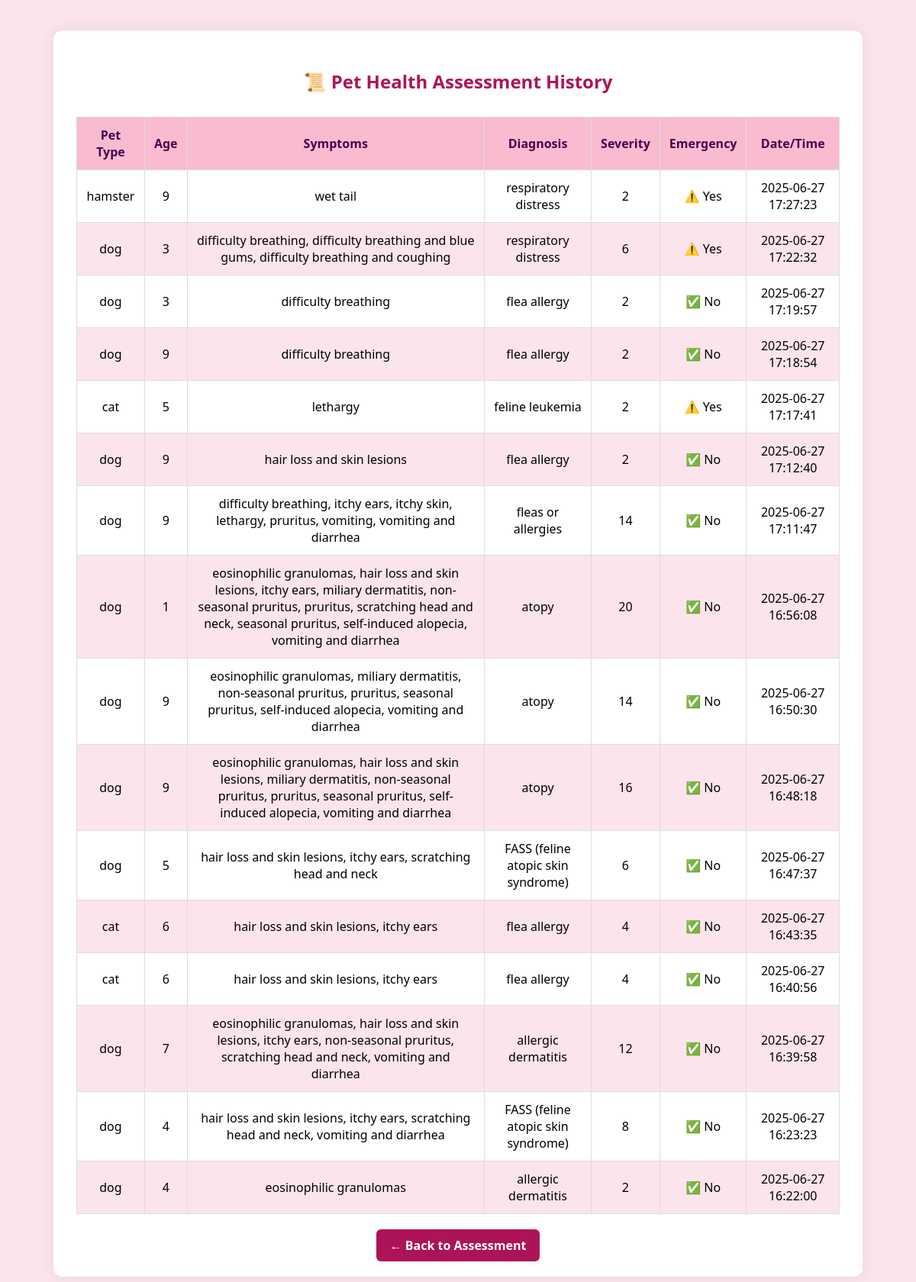
The app's page /history with its own data.
### tables this page shows
CREATE TABLE assessments (
    id INTEGER PRIMARY KEY AUTOINCREMENT,
    pet_type TEXT,
    age INTEGER,
    symptoms TEXT,
    conditions TEXT,
    severity_score INTEGER,
    emergency_flag INTEGER,
    timestamp DATETIME DEFAULT CURRENT_TIMESTAMP
);

### app.py (the view)
@app.route("/history")
def history():
    conn = sqlite3.connect("pet_health.db")
    cursor = conn.cursor()
    cursor.execute("SELECT * FROM assessments ORDER BY timestamp DESC")
    records = cursor.fetchall()
    conn.close()
    return render_template("history.html", records=records)

### templates/history.html (shortened to what this page needs)
<!DOCTYPE html>
<html>
<head>
    <link rel="stylesheet" href="{{ url_for('static', filename='css/history.css') }}">
</head>
<body>
    <div class="container">
        <h2>📜 Pet Health Assessment History</h2>
        {% if records %}
        <table>
            <thead>
                <tr>
                    <th>Pet Type</th>
                    <th>Age</th>
                    <th>Symptoms</th>
                    <th>Diagnosis</th>
                    <th>Severity</th>
                    <th>Emergency</th>
                    <th>Date/Time</th>
                </tr>
            </thead>
            <tbody>
                {% for row in records %}
                <tr>
                    <td>{{ row[1] }}</td>
                    <td>{{ row[2] }}</td>
                    <td>{{ row[3] }}</td>
                    <td>{{ row[4] }}</td>
                    <td>{{ row[5] }}</td>
                    <td>{% if row[6] %}⚠️ Yes{% else %}✅ No{% endif %}</td>
                    <td>{{ row[7] }}</td>
                </tr>
                {% endfor %}
            </tbody>
        </table>
        {% else %}
        <p class="no-records">No assessments recorded yet.</p>
        {% endif %}
        <div class="buttons">
            <a href="/" class="btn">← Back to Assessment</a>
        </div>
    </div>
</body>
</html>

### static/css/history.css (style rules this page uses)
body { background-color: #fce4ec; font-family: 'Segoe UI', sans-serif; margin: 0; padding: 40px 15px; }
.container { max-width: 1000px; background: white; margin: auto; padding: 30px; border-radius: 12px; box-shadow: 0 0 20px rgba(0, 0, 0, 0.08); animation: fadeIn 0.5s ease-in-out; }
h2 { text-align: center; color: #ad1457; margin-bottom: 30px; }
table { width: 100%; border-collapse: collapse; font-size: 16px; }
thead { background-color: #f8bbd0; color: #4a004f; }
th, td { padding: 12px; text-align: center; border: 1px solid #ddd; }
tbody tr:nth-child(even) { background-color: #fce4ec; }
.buttons { text-align: center; margin-top: 30px; }
.btn { background-color: #ad1457; color: white; padding: 10px 18px; text-decoration: none; border-radius: 6px; font-weight: bold; transition: background 0.3s ease; }

### records on screen
assessments: pet_type "hamster", age "9", symptoms "wet tail", conditions "respiratory distress", severity_score "2", emergency_flag "⚠️ Yes", timestamp "2025-06-27 17:27:23"
assessments: pet_type "dog", age "3", symptoms "difficulty breathing, difficulty breathing and blue gums, difficulty breathing and coughing", conditions "respiratory distress", severity_score "6", emergency_flag "⚠️ Yes", timestamp "2025-06-27 17:22:32"
assessments: pet_type "dog", age "3", symptoms "difficulty breathing", conditions "flea allergy", severity_score "2", emergency_flag "✅ No", timestamp "2025-06-27 17:19:57"
assessments: pet_type "dog", age "9", symptoms "difficulty breathing", conditions "flea allergy", severity_score "2", emergency_flag "✅ No", timestamp "2025-06-27 17:18:54"
assessments: pet_type "cat", age "5", symptoms "lethargy", conditions "feline leukemia", severity_score "2", emergency_flag "⚠️ Yes", timestamp "2025-06-27 17:17:41"
assessments: pet_type "dog", age "9", symptoms "hair loss and skin lesions", conditions "flea allergy", severity_score "2", emergency_flag "✅ No", timestamp "2025-06-27 17:12:40"
assessments: pet_type "dog", age "9", symptoms "difficulty breathing, itchy ears, itchy skin, lethargy, pruritus, vomiting, vomiting and diarrhea", conditions "fleas or allergies", severity_score "14", emergency_flag "✅ No", timestamp "2025-06-27 17:11:47"
assessments: pet_type "dog", age "1", symptoms "eosinophilic granulomas, hair loss and skin lesions, itchy ears, miliary dermatitis, non-seasonal pruritus, pruritus, scratching head and neck, seasonal pruritus, self-induced alopecia, vomiting and diarrhea", conditions "atopy", severity_score "20", emergency_flag "✅ No", timestamp "2025-06-27 16:56:08"
assessments: pet_type "dog", age "9", symptoms "eosinophilic granulomas, miliary dermatitis, non-seasonal pruritus, pruritus, seasonal pruritus, self-induced alopecia, vomiting and diarrhea", conditions "atopy", severity_score "14", emergency_flag "✅ No", timestamp "2025-06-27 16:50:30"
assessments: pet_type "dog", age "9", symptoms "eosinophilic granulomas, hair loss and skin lesions, miliary dermatitis, non-seasonal pruritus, pruritus, seasonal pruritus, self-induced alopecia, vomiting and diarrhea", conditions "atopy", severity_score "16", emergency_flag "✅ No", timestamp "2025-06-27 16:48:18"
assessments: pet_type "dog", age "5", symptoms "hair loss and skin lesions, itchy ears, scratching head and neck", conditions "FASS (feline atopic skin syndrome)", severity_score "6", emergency_flag "✅ No", timestamp "2025-06-27 16:47:37"
assessments: pet_type "cat", age "6", symptoms "hair loss and skin lesions, itchy ears", conditions "flea allergy", severity_score "4", emergency_flag "✅ No", timestamp "2025-06-27 16:43:35"
assessments: pet_type "cat", age "6", symptoms "hair loss and skin lesions, itchy ears", conditions "flea allergy", severity_score "4", emergency_flag "✅ No", timestamp "2025-06-27 16:40:56"
assessments: pet_type "dog", age "7", symptoms "eosinophilic granulomas, hair loss and skin lesions, itchy ears, non-seasonal pruritus, scratching head and neck, vomiting and diarrhea", conditions "allergic dermatitis", severity_score "12", emergency_flag "✅ No", timestamp "2025-06-27 16:39:58"
assessments: pet_type "dog", age "4", symptoms "hair loss and skin lesions, itchy ears, scratching head and neck, vomiting and diarrhea", conditions "FASS (feline atopic skin syndrome)", severity_score "8", emergency_flag "✅ No", timestamp "2025-06-27 16:23:23"
assessments: pet_type "dog", age "4", symptoms "eosinophilic granulomas", conditions "allergic dermatitis", severity_score "2", emergency_flag "✅ No", timestamp "2025-06-27 16:22:00"
